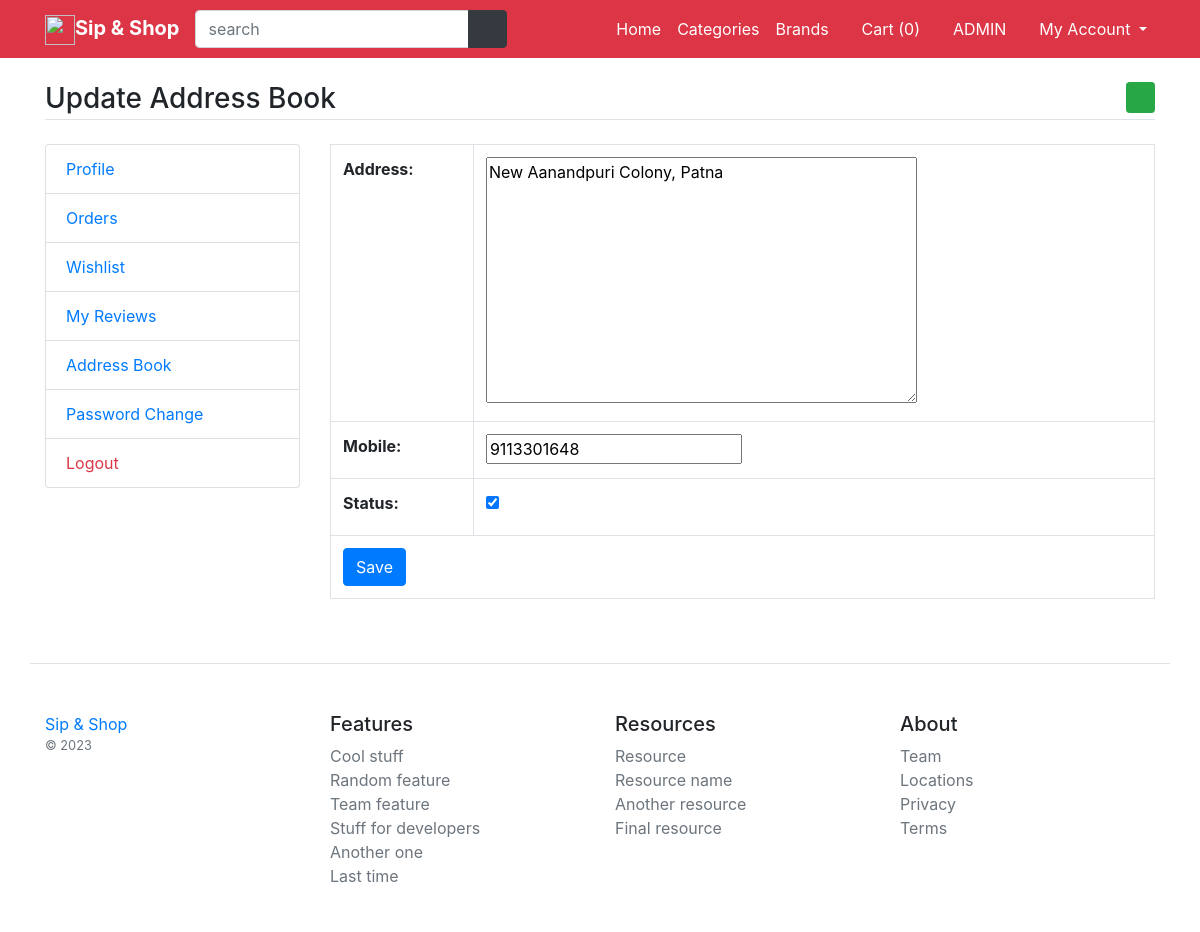
The page /update-address/2 on the database its author committed.
### main/models.py (models this page shows)
class UserAddressBook(models.Model):
    user=models.ForeignKey(User,on_delete=models.CASCADE)
    mobile=models.CharField(max_length=50,null=True)
    address=models.TextField()
    status=models.BooleanField(default=False)
    class Meta:
        verbose_name_plural=' ➢ AddressBook'

### main/views.py (the view, shortened to what this page needs)
# urls.py: path('update-address/<int:id>',views.update_address, name='update-address'),
def update_address(request,id):
	address=UserAddressBook.objects.get(pk=id)
	msg=None
	form=AddressBookForm(instance=address)
	return render(request, 'user/update-address.html',{'form':form,'msg':msg})

### main/forms.py
class AddressBookForm(forms.ModelForm):
	class Meta:
		model=UserAddressBook
		fields=('address','mobile','status')

### main/template_context.py (called while the page is built)
def get_filters(request):
    cats=Product.objects.distinct().values('category__title','category__id')
    brands=Product.objects.distinct().values('brand__title','brand__id')
    colors=ProductAttribute.objects.distinct().values('color__title','color__id','color__color_code')
    sizes=ProductAttribute.objects.distinct().values('size__title','size__id')
    minMaxPrice=ProductAttribute.objects.aggregate(Min('price'),Max('price'))
    data={
        'cats':cats,
		'brands':brands,
		'colors':colors,
		'sizes':sizes,
        'minMaxPrice':minMaxPrice,
    }
    return data

### main/templates/user/update-address.html (shortened to what this page needs)
{% extends 'base.html' %}
{% load static %}
{% block content %}
<main class="container my-4">
	<h3 class="my-4 border-bottom pb-1">Update Address Book <a href="{% url 'add-address' %}" class="float-right btn btn-sm btn-success"><i class="fa fa-plus"></i></a></h3>
	<div class="row">
		<div class="col-md-3">
			{% include 'user/user-sidebar.html' %}
		</div>
		<div class="col-md-9">
			<table class="table table-bordered">
				<form method="post">
					{{form.as_table}}
					<tr>
						<td colspan="2">
							<input type="submit" value="Save" class="btn btn-primary" />
						</td>
					</tr>
				</form>
			</table>
		</div>
	</div>
</main>
{% endblock %}

### rows shown on the page
UserAddressBook: address "New Aanandpuri Colony, Patna", mobile "9113301648", status "☑"

### other values the page prints
{{ request.session.cartdata|length }} "0"
